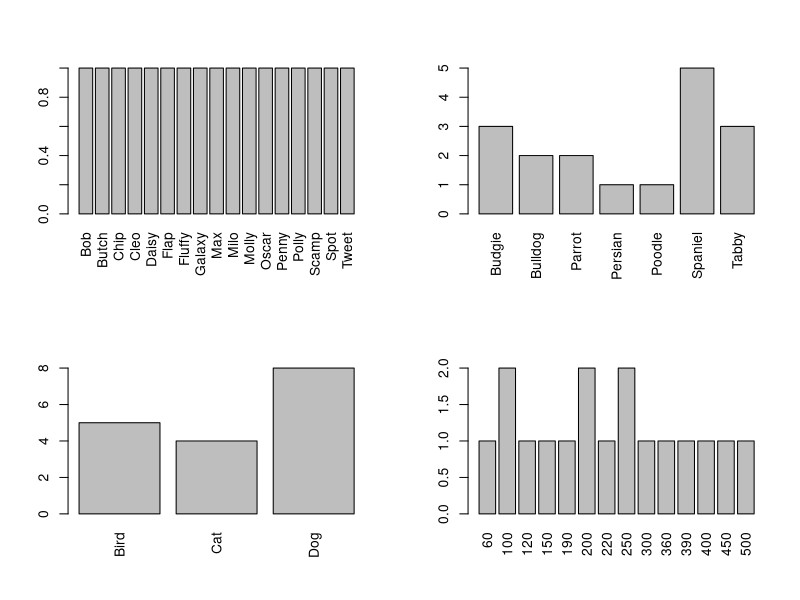

This chart was generated by the following R code:
require(tidyverse)

# generate dataframes
mat_no <- matrix(1:16, nrow = 4)
df_pets <- data.frame(
  names = c("Penny", "Spot", "Fluffy", "Chip", "Butch", "Tweet", "Scamp", "Molly",
    "Galaxy", "Bob", "Daisy", "Polly", "Max", "Oscar", "Flap", "Milo", "Cleo"),
  breed = c("Poodle", "Spaniel", "Persian", "Budgie", "Bulldog", "Parrot", "Spaniel",
    "Spaniel", "Tabby", "Budgie", "Bulldog", "Parrot", "Spaniel", "Tabby", "Budgie",
    "Spaniel", "Tabby"),
  animal = c("Dog", "Dog", "Cat", "Bird", "Dog", "Bird", "Dog", "Dog", "Cat", "Bird",
    "Dog", "Bird", "Dog", "Cat", "Bird", "Dog", "Cat"),
  price = c(500, 200, 450, 60, 360, 100, 250, 100, 200, 150, 390, 120, 400, 190,
    250, 300, 220),
  daily_cost = c(10, 5, 7, 1, 20, 10, 20, 5, 6, 2, 9, 3, 10, 8, 2, 9, 5),
  stringsAsFactors = FALSE
)

# define constants
kPetsNumeric <- c("price", "daily_cost")

###########
# iterating
###########
mean(mat_no[, 1])
mean(mat_no[, 2])
mean(mat_no[, 3])
mean(mat_no[, 4])

#####
# for
#####
for (i in 1:ncol(mat_no)) {
  print(mean(mat_no[, i]))
}

#############
# functionals
#############

# simple example function in R
AddOne <- function(x){
  x+1
}

AddOne(5)
AddOne(6)

# R is also vectorised
AddOne(1:10)

RIsFunctional <- function(f){
  f(1:10)
}

mean(1:10)
RIsFunctional(mean)

###########################
# apply family of functions
###########################

#######
# apply
#######
# sum the rows
apply(mat_no, 1, sum)
rowSums(mat_no)

# sum the columns
apply(mat_no, 2, sum)
colSums(mat_no)

# table each of the columns
apply(df_pets, 2, function(x) table(x))
apply(df_pets, 2, function(biscuit) table(biscuit))

# check for NA values
mat_no[3,3] <- NA
mat_no[2,4] <- NA
apply(mat_no, 1, function(x) table(is.na(x)))

########
# lapply
########
# find the mean of each of the numeric columns
lapply(kPetsNumeric, function(colname) mean(df_pets[, colname]))
mean(df_pets$price)
mean(df_pets$daily_cost)

# break the numeric vectors into ranges and table these
cut(1:9, breaks = seq(0, 10, by = 2))

lapply(kPetsNumeric, function(colname){
  x <- df_pets[, colname]
  x_cut <- cut(x, breaks = seq(min(x), max(x), by = (max(x) - min(x))/5))
  table(x_cut)
})

########
# sapply
########
# find the mean of each of the numeric columns
sapply(kPetsNumeric, function(colname) mean(df_pets[, colname]))
mean(df_pets$price)
mean(df_pets$daily_cost)

# be careful with sapply- look what this returns
sapply(kPetsNumeric, function(colname){
  x <- df_pets[, colname]
  x_cut <- cut(x, breaks = seq(min(x), max(x), by = (max(x) - min(x))/5))
  table(x_cut)
})

# plotting
par(mfrow = c(2, 2))
sapply(1:4, function(x) barplot(table(df_pets[, x]), las = 3))

#############
# fun example
#############
kBirthdayWords <- c("Happy", "Birthday", "To", "You", "Dear", "George", "Peacock")
kBirthdayWordOrder <- list(1:4, 1:4, c(1, 2, 5:7), 1:4)

invisible(sapply(kBirthdayWordOrder, function(line){
  cat(paste(kBirthdayWords[line]))
  cat("\n")
}))

#####
# map
#####
AddOne
map(1:3, AddOne)

map_dbl(1:3, mean)

mat_no <- data.frame(matrix(1:16, nrow = 4))
map_dfr(mat_no, AddOne)
map_dbl(mat_no, mean)
